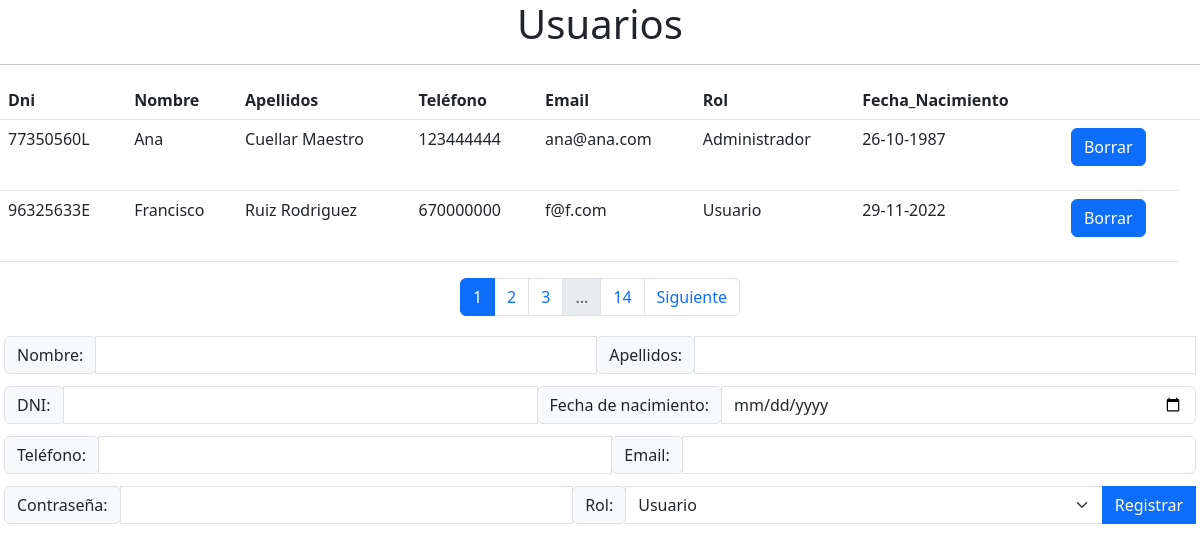
Screenshot of /vista/Administrador/usuario.php with the database file from the repository.
### tables this page shows
CREATE TABLE `usuario` (
  `idUsuario` int(11) NOT NULL,
  `Nombre` varchar(45) NOT NULL,
  `Apellido` varchar(150) NOT NULL,
  `Telefono` varchar(45) NOT NULL,
  `Email` varchar(45) NOT NULL,
  `contrasenia` varchar(2000) DEFAULT NULL,
  `Rol` varchar(45) NOT NULL,
  `FechaNacimiento` date NOT NULL,
  `Dni` varchar(9) NOT NULL
);

### modelo/crud.php (called while the page is built, shortened)
<?php
function crud_get_all($tabla) {
    try {
        $dsn = 'mysql:host=localhost;dbname=hospital';
        $username = 'root';
        $password = '';
        $pdo = new PDO($dsn, $username, $password);
        $sql = "SELECT * FROM $tabla";
        $stmt = $pdo->prepare($sql);
        $stmt->execute();
        return $stmt->fetchAll(PDO::FETCH_ASSOC);
    } catch (PDOException $e) {
        echo "Error: " . $e->getMessage();
    }
}
?>

### vista/Administrador/usuario.php (the view, shortened to what this page needs)
<?php require_once '../paginacion.php'; ?>
<head>
    <link href="https://cdn.jsdelivr.net/npm/bootstrap@5.3.0-alpha3/dist/css/bootstrap.min.css" rel="stylesheet"
>
    <link rel="stylesheet" type="text/css" href="../css/usu_admin.css">
</head>
<body>
    <h1 Style="text-align: center;">Usuarios</h1>
    <hr><?php
require_once('../../modelo/crud.php');
$usuarios=crud_get_all('usuario');
$total = count($usuarios);
$pagina = isset($_GET['page']) ? $_GET['page'] : 1;
$porPagina = 2;
$paginasTotales = ceil($total / $porPagina);
$inicio = ($pagina - 1) * $porPagina;
echo "<table class='table table-hover'>";
    echo "<tr>
        <th scope=\"col\">Dni</th>
        <th scope=\"col\">Nombre</th>
        <th scope=\"col\">Apellidos</th>
        <th scope=\"col\">Teléfono</th>
        <th scope=\"col\">Email</th>
        <th scope=\"col\">Rol</th>
        <th scope=\"col\">Fecha_Nacimiento</th>
        <th scope=\"col\"></th>
        <th scope=\"col\"></th>
    </tr>";
$usar_pagina = array_slice($usuarios, $inicio, $porPagina);
foreach ($usar_pagina as $usuario) {
    echo '<tr onclick="seleccionar(' . $usuario['idUsuario'] . ');">
        <td scope="row">' . $usuario['Dni'] . "</td>
        <td>" . $usuario['Nombre'] . "</td>
        <td>" . $usuario['Apellido'] . "</td>
        <td>" . $usuario['Telefono'] . "</td>
        <td>" . $usuario['Email'] . "</td>
        <td>" . $usuario['Rol'] . "</td>
        <td>" . date('d-m-Y', strtotime(str_replace('-', '/', $usuario['FechaNacimiento']))) . "</td>
        <td>" . ' <form action="" method="POST"><input type="hidden" name="idUsuario" value="' . $usuario['idUsuario'] . '">
        <button onclick="if(!confirm(\'¿Estás seguro de borrar el registro?\')) event.preventDefault();" class="btn btn-primary" type="submit" name="borrar" value="Borrar">Borrar</button>
      </form>' . "</td>
        </tr>";
    }
    echo "</table>";
?>
    <nav class="paginacion" aria-label="Paginacion">
        <?php echo paginacion($paginasTotales, $pagina, '?'); ?>
    </nav>
    <div id='panel-modificar' class='d-flex'>
        <form method="post" class="">
            <div class="input-group mb-1 d-inline-flex p-1 bd-highlight">
                <div class="input-group-prepend">
                    <span class="input-group-text" id="basic-addon3">Nombre: </span>
                </div>
                <input required type="text" class="form-control" id="nombre" name="nombre"
                    aria-describedby="basic-addon3">
                <div class="input-group-prepend">
                    <span class="input-group-text" id="basic-addon3">Apellidos: </span>
                </div>
                <input required type="text" class="form-control" id="apellidos" name="apellidos"
                    aria-describedby="basic-addon3"><br>
            </div>
            <div class="input-group mb-1 d-inline-flex p-1 bd-highlight">
                <div class="input-group-prepend">
                    <span class="input-group-text" id="basic-addon3">DNI: </span>
                </div>
                <input required type="tel" pattern="[0-9]{8}[A-Z]{1}" class="form-control" id="dni" name="dni"
                    aria-describedby="basic-addon3">
                <div class="input-group-prepend">
                    <span class="input-group-text" id="basic-addon3">Fecha de nacimiento: </span>
                </div>
                <input required type="date" class="form-control" id="FechaNacimiento" name="FechaNacimiento"
                    aria-describedby="basic-addon3">
            </div>
            <div class="input-group mb-1 d-inline-flex p-1 bd-highlight">
                <div class="input-group-prepend">
                    <span class="input-group-text" id="basic-addon3">Teléfono: </span>
                </div>
                <input required type="tel" pattern="[0-9]{9}" class="form-control" id="Telefono" name="Telefono"
                    aria-describedby="basic-addon3">
                <div class="input-group-prepend">
                    <span class="input-group-text" id="basic-addon3">Email: </span>
                </div>
                <input type="email" class="form-control" id="email" name="email" aria-describedby="basic-addon3">
            </div>
            <div class="input-group mb-1 d-inline-flex p-1 bd-highlight">
                <div class="input-group-prepend">
                    <span class="input-group-text" id="basic-addon3">Contraseña: </span>
                </div>
                <input type="password" class="form-control" id="password" name="password"
                    aria-describedby="basic-addon3">
                <div class="input-group-prepend">
                    <span class="input-group-text" id="basic-addon3">Rol: </span>
                </div>
                <select id='rol' name='rol' class="form-select" aria-label="Default select example">
                    <option selected value="Usuario">Usuario</option>
                </select>
                <button class="btn btn-primary" type="submit" id="registrar" name="registrar"
                    value="Enviar">Registrar</button>
            </div>
        </form>
    </div>
</body>

### vista/css/usu_admin.css (style rules this page uses)
.paginacion { display: flex; justify-content: center; }

### rows the page displays
usuario: Dni "77350560L", Nombre "Ana", Apellido "Cuellar Maestro", Telefono "123444444", Email "ana@ana.com", Rol "Administrador", FechaNacimiento "26-10-1987"
usuario: Dni "96325633E", Nombre "Francisco", Apellido "Ruiz Rodriguez", Telefono "670000000", Email "f@f.com", Rol "Usuario", FechaNacimiento "29-11-2022"

### other values shown
$paginasTotales "14"
